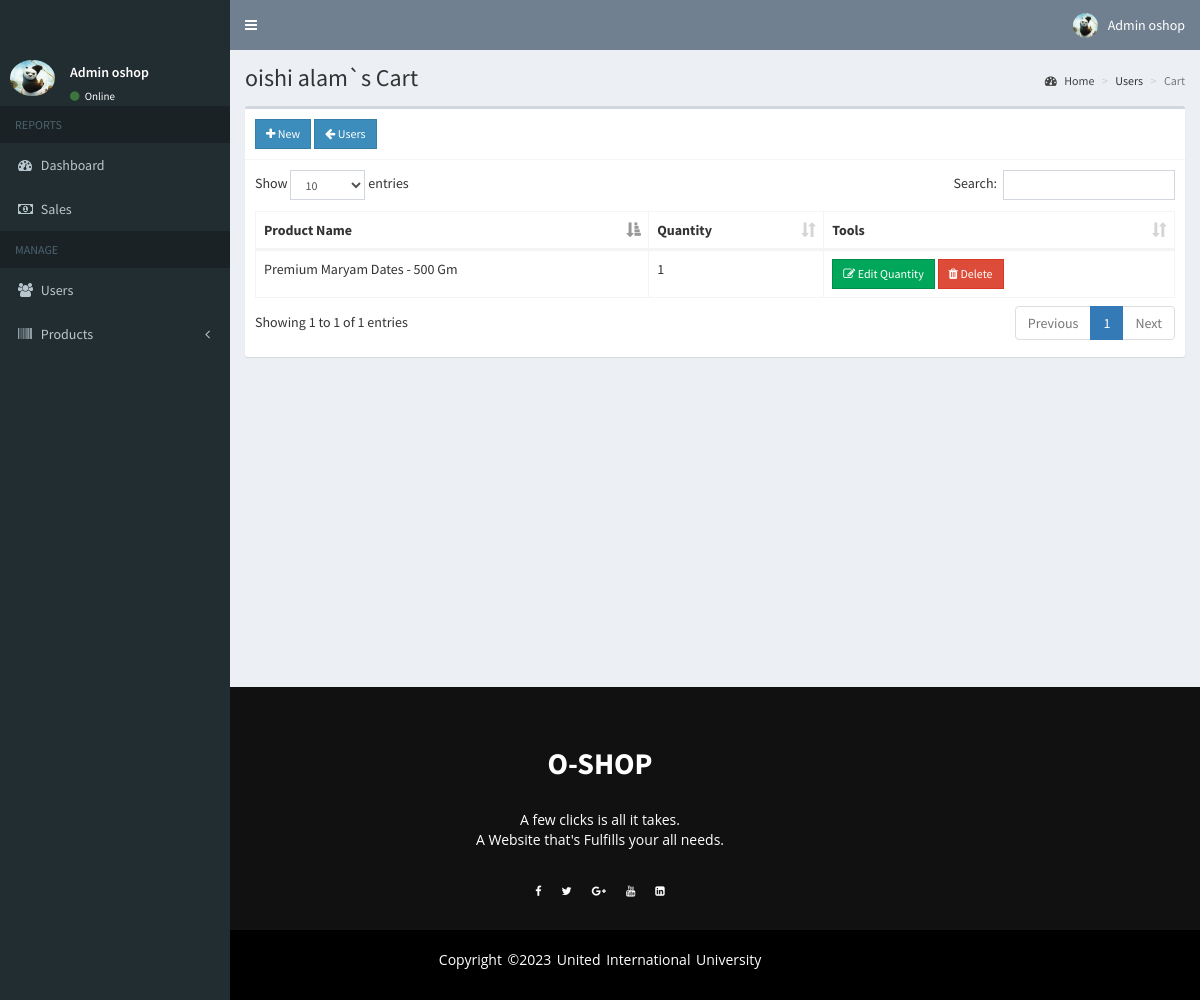
Screenshot of /admin/cart.php?user=13 (signed in) with the database file from the repository.
### tables this page shows
CREATE TABLE `users` (
  `id` int(11) NOT NULL,
  `email` varchar(200) NOT NULL,
  `password` varchar(60) NOT NULL,
  `type` int(1) NOT NULL,
  `firstname` varchar(50) NOT NULL,
  `lastname` varchar(50) NOT NULL,
  `address` text NOT NULL,
  `contact_info` varchar(100) NOT NULL,
  `photo` varchar(200) NOT NULL,
  `status` int(1) NOT NULL,
  `activate_code` varchar(15) NOT NULL,
  `reset_code` varchar(15) NOT NULL,
  `created_on` date NOT NULL
);

CREATE TABLE `cart` (
  `id` int(11) NOT NULL,
  `user_id` int(11) NOT NULL,
  `product_id` int(11) NOT NULL,
  `quantity` int(11) NOT NULL
);

CREATE TABLE `products` (
  `id` int(11) NOT NULL,
  `category_id` int(11) NOT NULL,
  `name` text NOT NULL,
  `description` text NOT NULL,
  `slug` varchar(200) NOT NULL,
  `price` double NOT NULL,
  `photo` varchar(200) NOT NULL,
  `date_view` date NOT NULL,
  `counter` int(11) NOT NULL
);

### admin/includes/session.php (called while the page is built, shortened)
<?php
	include '../includes/conn.php';
	$conn = $pdo->open();
	$stmt = $conn->prepare("SELECT * FROM users WHERE id=:id");
	$stmt->execute(['id'=>$_SESSION['admin']]);
	$admin = $stmt->fetch();
?>

### admin/cart.php (the view, shortened to what this page needs)
<?php include 'includes/session.php'; ?>
<?php
  if(!isset($_GET['user'])){
    header('location: users.php');
    exit();
  }
  else{
    $conn = $pdo->open();
    $stmt = $conn->prepare("SELECT * FROM users WHERE id=:id");
    $stmt->execute(['id'=>$_GET['user']]);
    $user = $stmt->fetch();
  }
?>
<?php include 'includes/header.php'; ?>
<body class="hold-transition skin-blue sidebar-mini">
<div class="wrapper">
  <?php include 'includes/navbar.php'; ?>
  <?php include 'includes/menubar.php'; ?>
  <div class="content-wrapper">
    <section class="content-header">
      <h1>
        <?php echo $user['firstname'].' '.$user['lastname'].'`s Cart' ?>
      </h1>
      <ol class="breadcrumb">
        <li><a href="#"><i class="fa fa-dashboard"></i> Home</a></li>
        <li>Users</li>
        <li class="active">Cart</li>
      </ol>
    </section>
    <section class="content">
      <div class="row">
        <div class="col-xs-12">
          <div class="box">
            <div class="box-header with-border">
              <a href="#addnew" data-toggle="modal" id="add" data-id="<?php echo $user['id']; ?>" class="btn btn-primary btn-sm btn-flat"><i class="fa fa-plus"></i> New</a>
              <a href="users.php" class="btn btn-sm btn-primary btn-flat"><i class="fa fa-arrow-left"></i> Users</a>
            </div>
            <div class="box-body">
              <table id="example1" class="table table-bordered">
                <thead>
                  <th>Product Name</th>
                  <th>Quantity</th>
                  <th>Tools</th>
                </thead>
                <tbody>
                  <?php
                    $conn = $pdo->open();
                    try{
                      $stmt = $conn->prepare("SELECT *, cart.id AS cartid FROM cart LEFT JOIN products ON products.id=cart.product_id WHERE user_id=:user_id");
                      $stmt->execute(['user_id'=>$user['id']]);
                      foreach($stmt as $row){
                        echo "
                          <tr>
                            <td>".$row['name']."</td>
                            <td>".$row['quantity']."</td>
                            <td>
                              <button class='btn btn-success btn-sm edit btn-flat' data-id='".$row['cartid']."'><i class='fa fa-edit'></i> Edit Quantity</button>
                              <button class='btn btn-danger btn-sm delete btn-flat' data-id='".$row['cartid']."'><i class='fa fa-trash'></i> Delete</button>
                            </td>
                          </tr>
                        ";
                      }
                    }
                    catch(PDOException $e){
                      echo $e->getMessage();
                    }
                  ?>
                </tbody>
              </table>
            </div>
          </div>
        </div>
      </div>
    </section>
  </div>
  	<?php include 'includes/footer.php'; ?>
</div>
</body>
</html>

### admin/includes/navbar.php (shortened to what this page needs)
<header class="main-header">
  <nav class="navbar navbar-static-top">
    <a href="#" class="sidebar-toggle" data-toggle="push-menu" role="button">
    </a>
    <div class="navbar-custom-menu">
      <ul class="nav navbar-nav">
        <li class="dropdown user user-menu">
          <a href="#" class="dropdown-toggle" data-toggle="dropdown">
            <img src="<?php echo (!empty($admin['photo'])) ? '../images/'.$admin['photo'] : '../images/profile.jpg'; ?>" class="user-image" alt="User Image">
            <span class="hidden-xs"><?php echo $admin['firstname'].' '.$admin['lastname']; ?></span>
          </a>
        </li>
      </ul>
    </div>
  </nav>
</header>

### admin/includes/menubar.php (shortened to what this page needs)
<aside class="main-sidebar">
  <section class="sidebar">
    <div class="user-panel">
      <div class="pull-left image">
        <img src="<?php echo (!empty($admin['photo'])) ? '../images/'.$admin['photo'] : '../images/profile.jpg'; ?>" class="img-circle" alt="User Image">
      </div>
      <div class="pull-left info">
        <p><?php echo $admin['firstname'].' '.$admin['lastname']; ?></p>
        <a><i class="fa fa-circle text-success"></i> Online</a>
      </div>
    </div>
    <ul class="sidebar-menu" data-widget="tree">
      <li class="header">REPORTS</li>
      <li><a href="home.php"><i class="fa fa-dashboard"></i> <span>Dashboard</span></a></li>
      <li><a href="sales.php"><i class="fa fa-money"></i> <span>Sales</span></a></li>
      <li class="header">MANAGE</li>
      <li><a href="users.php"><i class="fa fa-users"></i> <span>Users</span></a></li>
      <li class="treeview">
        <a href="#">
          <i class="fa fa-barcode"></i>
          <span>Products</span>
          <span class="pull-right-container">
            <i class="fa fa-angle-left pull-right"></i>
          </span>
        </a>
  </section>
</aside>

### style.css (style rules this page uses)
* { margin: 0; padding: 0; box-sizing: border-box; }
body { background: #fcfcfc; }

### rows the page displays
users: photo (placeholder picture), firstname "Admin", lastname "oshop"
users: firstname "oishi", lastname "alam"
cart: product.name "Premium Maryam Dates - 500 Gm", quantity "1"
